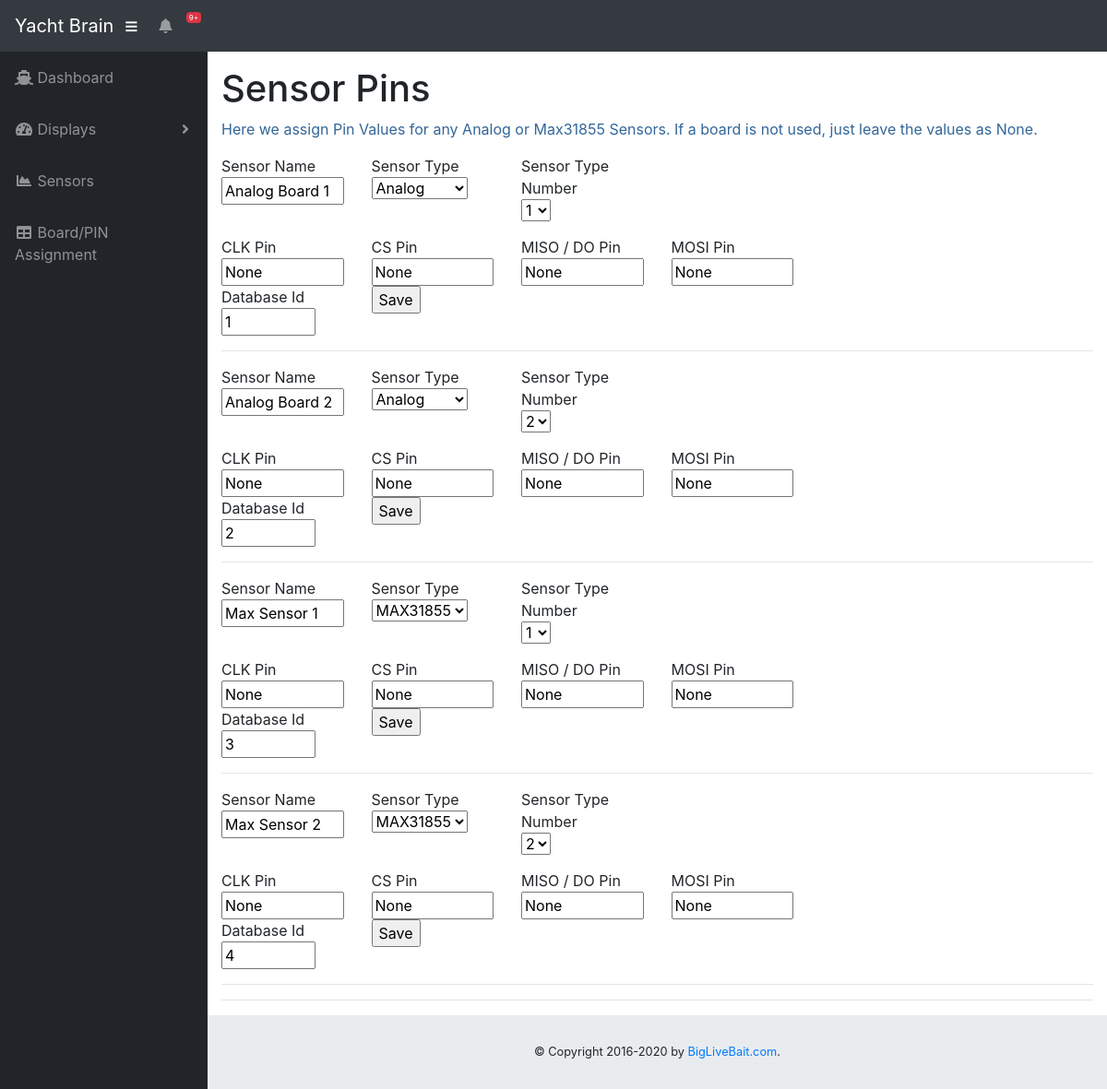
Page /tables on the committed database.
### models.py (models this page shows, shortened)
class RPIPins(db.Model):
    rpipins_id = db.Column(db.Integer, unique=True, nullable=False, primary_key=True)
    rpipins_type = db.Column(db.String(80))
    rpipins_number = db.Column(db.String(50))
    rpipins_title = db.Column(db.String(80))
    rpipins_clk = db.Column(db.String(2))
    rpipins_cs = db.Column(db.String(2))
    rpipins_miso = db.Column(db.String(2))
    rpipins_mosi = db.Column(db.String(2))

### app.py (the view, shortened to what this page needs)
@app.route('/tables', methods=["GET", "POST"])
def rpipins():
    rpipins = RPIPins.query.order_by(RPIPins.rpipins_title).all()
    for rpipin in rpipins:
        print('instantiated rpipin')
    return render_template("tables.html", rpipins = rpipins)

### templates/tables.html (shortened to what this page needs)
{% extends "layout.html" %}
{% block content %}
    <h1>Sensor Pins </h1>
    <p class="important">
        Here we assign Pin Values for any Analog or Max31855 Sensors.  If a board is not used, just leave the values as None.
    </p>
	{% for RPIPin in rpipins %}
           <form method="POST" action="">
                <div class="form-group row">
                    <div class="col-sm-2">
                        <label for="rpipins_title">Sensor Name</label>
                        <input type="text" name="rpipins_title" value="{{RPIPin.rpipins_title}}">
                    </div>
                    <div class="col-sm-2">
                        <label for="rpipins_type">Sensor Type</label>
			<select name="rpipins_type">
                            {% if RPIPin.rpipins_type == 'Analog': %}
				<option value="Analog" selected>Analog</option>
                            {% else: %}
				<option value="MAX31855" selected>MAX31855</option>
			    {% endif %}
			</select>
                    </div>
                    <div class="col-sm-2">
                        <label for="rpipins_number">Sensor Type Number</label>
			<select name="rpipins_number">
                            {% if RPIPin.rpipins_number == '1': %}
				<option value="1"  selected>1</option>
                            {% else: %}
				<option value="2" selected>2</option>
			    {% endif %}
			</select>
  	            </div>
                </div>
                <div class="row">
                    <div class="col-sm-2">
                        <label for="alarm_low">CLK Pin</label>
                        <input type="text" name="rpipins_clk" value="{{ RPIPin.rpipins_clk }}">
                    </div>
                    <div class="col-sm-2">
                        <label for="warning_low">CS Pin</label>
                        <input type="text" name="rpipins_cs" value="{{ RPIPin.rpipins_cs }}">
                    </div>
                    <div class="col-sm-2">
                        <label for="warning_hi">MISO / DO Pin</label>
                        <input type="text" name="rpipins_miso" value="{{ RPIPin.rpipins_miso }}">
                    </div>
                    <div class="col-sm-2">
                        <label for="alarm_hi">MOSI Pin</label>
                        <input type="text" name="rpipins_mosi" value="{{ RPIPin.rpipins_mosi }}">
                    </div>
                 </div>
                 <div class="row">
                    <div class="col-sm-2">
                        <label for="sensor_db_id">Database Id</label>
                        <input type="text" name="rpipins_id" value="{{ RPIPin.rpipins_id }}" size=5>
                    </div>
                    <div class="col-sm-2">
                        <input type="submit" value="Save">
                    </div>
                </div>
           <hr>
       </form>
     {% endfor %}
            <hr />
{% endblock %}

### templates/layout.html (shortened to what this page needs)
<!DOCTYPE html>
<html lang="en">
  <head>
    <link href="/static/vendor/bootstrap/css/bootstrap.min.css" rel="stylesheet">
    <link href="/static/vendor/fontawesome-free/css/all.min.css" rel="stylesheet" type="text/css">
    <link href="/static/vendor/datatables/dataTables.bootstrap4.css" rel="stylesheet">
    <link href="/static/css/sb-admin.css" rel="stylesheet">
    <link rel= "stylesheet" type= "text/css" href= "{{ url_for('static',filename='css/style.css') }}">
  </head>
  <body id="page-top">
    <nav class="navbar navbar-expand navbar-dark bg-dark static-top">
      <a class="navbar-brand mr-1" href="\">Yacht Brain</a>
      <button class="btn btn-link btn-sm text-white order-1 order-sm-0" id="sidebarToggle" href="#">
        <i class="fas fa-bars"></i>
      </button>
      <ul class="navbar-nav ml-auto ml-md-0">
        <li class="nav-item dropdown no-arrow mx-1">
          <a class="nav-link dropdown-toggle" href="#" id="alertsDropdown" role="button" data-toggle="dropdown" aria-haspopup="true" aria-expanded="false">
            <i class="fas fa-bell fa-fw"></i>
            <span class="badge badge-danger">9+</span>
          </a>
        </li>
      </ul>
    </nav>
    <div id="wrapper">
      {% include 'menu_side.html' %}
      <div id="content-wrapper">
        <div class="container-fluid">
            {% block content %}{% endblock %}
        </div>
        <footer class="sticky-footer">
          <div class="container my-auto">
            <div class="copyright text-center my-auto">
              <span>     &copy; Copyright 2016-<script>document.write(new Date().getFullYear())</script> by <a href="http://biglivebait.com" target="_blank">BigLiveBait.com</a>.
 </span>
            </div>
          </div>
        </footer>
      </div>
    </div>
  </body>
</html>

### templates/menu_side.html (shortened to what this page needs)
<ul class="sidebar navbar-nav">
    <li class="nav-item">
      <a class="nav-link" href="\">
        <i class="fas fa-fw fa-ship"></i>
        <span>Dashboard</span>
      </a>
    </li>
    <li class="nav-item dropdown">
      <a class="nav-link dropdown-toggle" href="#" id="pagesDropdown" role="button" data-toggle="dropdown" aria-haspopup="true" aria-expanded="false">
        <i class="fas fa-fw fa-tachometer-alt"></i>
        <span>Displays</span>
      </a>
    </li>
    <li class="nav-item">
      <a class="nav-link" href="sensors">
        <i class="fas fa-fw fa-chart-area"></i>
        <span>Sensors</span></a>
    </li>
    <li class="nav-item">
      <a class="nav-link" href="tables">
        <i class="fas fa-fw fa-table"></i>
        <span>Board/PIN Assignment</span></a>
    </li>
</ul>

### static/css/sb-admin.css (style rules this page uses)
html { position: relative; min-height: 100%; }
body { height: 100%; }
#wrapper { display: -webkit-box; display: -ms-flexbox; display: flex; }
#wrapper #content-wrapper { overflow-x: hidden; width: 100%; padding-top: 1rem; padding-bottom: 80px; }
.navbar-nav .nav-item.dropdown .dropdown-toggle::after { width: 1rem; text-align: center; float: right; vertical-align: 0; border: 0; font-weight: 900; content: '\f105'; font-family: 'Font Awesome 5 Free'; }
.navbar-nav .nav-item.dropdown.no-arrow .dropdown-toggle::after { display: none; }
.navbar-nav .nav-item .nav-link .badge { position: absolute; margin-left: 0.75rem; top: 0.3rem; font-weight: 400; font-size: 0.5rem; }
.sidebar { width: 90px !important; background-color: #212529; min-height: calc(100vh - 56px); }
.sidebar .nav-item:last-child { margin-bottom: 1rem; }
.sidebar .nav-item .nav-link { text-align: center; padding: 0.75rem 1rem; width: 90px; }
.sidebar .nav-item .nav-link span { font-size: 0.65rem; display: block; }
.sidebar .nav-item.dropdown .dropdown-toggle::after { display: none; }
.sidebar .nav-item .nav-link { color: rgba(255, 255, 255, 0.5); }
@media (min-width: 768px) { .sidebar { width: 225px !important; } }
@media (min-width: 768px) { .sidebar .nav-item .nav-link { display: block; width: 100%; text-align: left; padding: 1rem; width: 225px; } }
@media (min-width: 768px) { .sidebar .nav-item .nav-link span { font-size: 1rem; display: inline; } }
@media (min-width: 768px) { .sidebar .nav-item.dropdown .dropdown-toggle::after { display: block; } }
:root { --input-padding-x: 0.75rem; --input-padding-y: 0.75rem; }
footer.sticky-footer { display: -webkit-box; display: -ms-flexbox; display: flex; position: absolute; right: 0; bottom: 0; width: calc(100% - 90px); height: 80px; background-color: #e9ecef; }
footer.sticky-footer .copyright { line-height: 1; font-size: 0.8rem; }
@media (min-width: 768px) { footer.sticky-footer { width: calc(100% - 225px); } }

### static/css/style.css (style rules this page uses)
input { max-width:100%; }
label { margin-bottom:0px; }

### templates/layout.html (style rules this page uses)
.important { color: #336699; }
label { margin-bottom:0px; }

### rows in the picture
RPIPins: rpipins_title "Analog Board 1", rpipins_type "Analog", rpipins_number "1", rpipins_clk "None", rpipins_cs "None", rpipins_miso "None", rpipins_mosi "None", rpipins_id "1"
RPIPins: rpipins_title "Analog Board 2", rpipins_type "Analog", rpipins_number "2", rpipins_clk "None", rpipins_cs "None", rpipins_miso "None", rpipins_mosi "None", rpipins_id "2"
RPIPins: rpipins_title "Max Sensor 1", rpipins_type "MAX31855", rpipins_number "1", rpipins_clk "None", rpipins_cs "None", rpipins_miso "None", rpipins_mosi "None", rpipins_id "3"
RPIPins: rpipins_title "Max Sensor 2", rpipins_type "MAX31855", rpipins_number "2", rpipins_clk "None", rpipins_cs "None", rpipins_miso "None", rpipins_mosi "None", rpipins_id "4"
